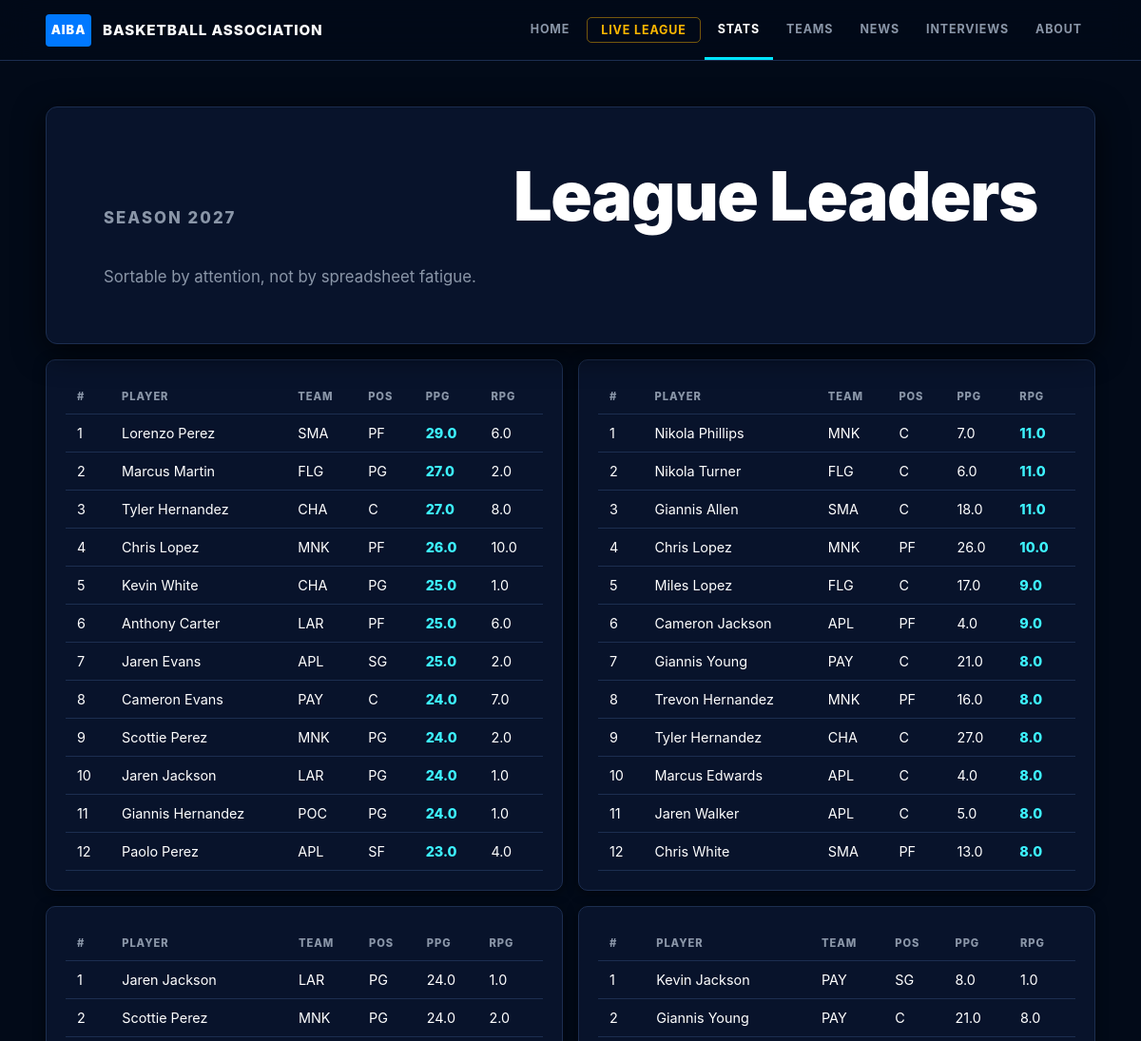
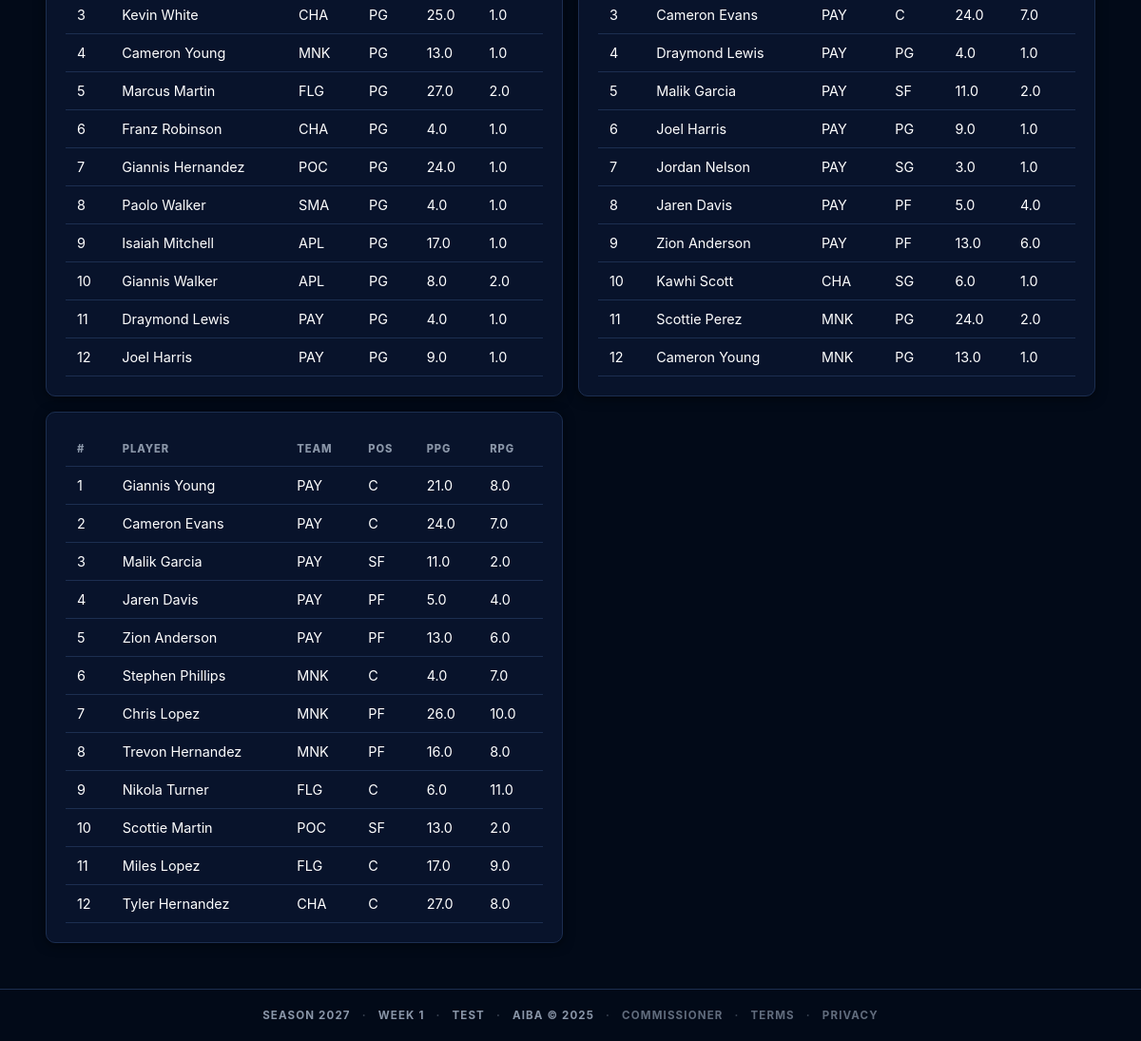
The page /leaders on the database its author committed (2 pictures, top to bottom).
### tables this page shows
CREATE TABLE league_state (
            id           INTEGER PRIMARY KEY,
            current_week INTEGER DEFAULT 1,
            season_year  INTEGER DEFAULT 2025,
            last_updated TEXT
        , mode TEXT DEFAULT 'test', official_started INTEGER DEFAULT 0, phase TEXT DEFAULT 'regular_season', offseason_stage TEXT, offseason_from_season INTEGER);

CREATE TABLE players (
            id           INTEGER PRIMARY KEY,
            team_id      INTEGER NOT NULL REFERENCES teams(id),
            first_name   TEXT NOT NULL,
            last_name    TEXT NOT NULL,
            age          INTEGER NOT NULL,
            position     TEXT NOT NULL,
            skill_rating INTEGER NOT NULL,
            salary       INTEGER NOT NULL
        , status TEXT DEFAULT 'active', retired_season INTEGER);

CREATE TABLE teams (
            id          INTEGER PRIMARY KEY,
            city        TEXT NOT NULL,
            name        TEXT NOT NULL,
            abbreviation TEXT NOT NULL
        , mascot TEXT, colors TEXT, logo_description TEXT, motto TEXT, arena TEXT, team_archetype TEXT, play_style TEXT, reputation TEXT, rivalry TEXT, signature_trait TEXT);

### web_app.py (the view)
@app.route("/leaders")
def leaders():
    def load(conn):
        state = q.get_state(conn)
        if not state:
            return None
        season = state["season_year"]
        return {
            "state": state,
            "ppg": q.stat_leaders(conn, season, limit=12, order_by="ppg"),
            "rpg": q.stat_leaders(conn, season, limit=12, order_by="rpg"),
            "apg": q.stat_leaders(conn, season, limit=12, order_by="apg"),
            "spg": q.stat_leaders(conn, season, limit=12, order_by="spg"),
            "bpg": q.stat_leaders(conn, season, limit=12, order_by="bpg"),
        }
    data = with_conn(load)
    if not data:
        return render_no_league()
    return render_template("leaders.html", **data, active="leaders")

### league/database.py (called while the page is built)
def get_connection():
    conn = sqlite3.connect(DB_PATH)
    conn.row_factory = sqlite3.Row
    conn.execute("PRAGMA foreign_keys = ON")
    return conn

### league/web_queries.py (called while the page is built)
def dicts(rows):
    return [dict(row) for row in rows]

def one(row):
    return dict(row) if row else None

def get_state(conn):
    return one(conn.execute("SELECT * FROM league_state WHERE id = 1").fetchone())

def get_site_chrome(conn):
    return {
        "state": get_state(conn),
        "teams": dicts(conn.execute(
            "SELECT id, city, name, abbreviation FROM teams ORDER BY city"
        ).fetchall()),
    }

### web_app.py (called while the page is built)
def with_conn(callback):
    create_tables()
    conn = get_connection()
    try:
        return callback(conn)
    finally:
        conn.close()

@app.context_processor
def inject_chrome():
    def load():
        return with_conn(q.get_site_chrome)
    try:
        chrome = load()
    except Exception:
        chrome = {"state": None, "teams": []}
    return chrome

### templates/leaders.html (shortened to what this page needs)
{% extends "base.html" %}
{% from "partials.html" import leader_table %}
{% block content %}
<section class="page-hero compact">
  <p class="eyebrow">Season {{ state.season_year }}</p>
  <h1>League Leaders</h1>
  <p>Sortable by attention, not by spreadsheet fatigue.</p>
</section>
<section class="section-grid">
  <div class="panel">{{ leader_table(ppg, stat='ppg') }}</div>
  <div class="panel">{{ leader_table(rpg, stat='rpg') }}</div>
  <div class="panel">{{ leader_table(apg, stat='apg') }}</div>
  <div class="panel">{{ leader_table(spg, stat='spg') }}</div>
  <div class="panel">{{ leader_table(bpg, stat='bpg') }}</div>
</section>
{% endblock %}

### templates/base.html (shortened to what this page needs)
<!doctype html>
<html lang="en">
<head>
  <link rel="stylesheet" href="{{ url_for('static', filename='site.css') }}">
</head>
<body>
  <header class="site-header">
    <a class="brand" href="{{ url_for('home') }}">
      <span class="brand-mark">AIBA</span>
      <span class="brand-copy">Basketball Association</span>
    </a>
    <nav class="nav" aria-label="Primary">
      <a class="{{ 'active' if active == 'home' else '' }}" href="{{ url_for('home') }}">Home</a>
      <a class="nav-cta {{ 'active' if active == 'live_league' else '' }}" href="{{ url_for('live_league') }}">Live League</a>
      <div class="nav-group">
        <a class="{{ 'active' if active in ('standings','scores','leaders') else '' }}" href="{{ url_for('standings') }}">Stats</a>
      </div>
      <div class="nav-group">
        <a class="{{ 'active' if active in ('teams','players') else '' }}" href="{{ url_for('teams') }}">Teams</a>
      </div>
      <a class="{{ 'active' if active == 'news' else '' }}" href="{{ url_for('news') }}">News</a>
      <a class="{{ 'active' if active == 'interviews' else '' }}" href="{{ url_for('interviews') }}">Interviews</a>
      <div class="nav-group">
        <a class="{{ 'active' if active in ('about','contact') else '' }}" href="{{ url_for('about') }}">About</a>
      </div>
    </nav>
  </header>
  <main>
    {% block content %}{% endblock %}
  </main>
  <footer class="footer">
    <span>Season {{ state.season_year if state else "—" }}</span>
    <span>Week {{ state.current_week if state else "—" }}</span>
    <span>{{ state.mode|upper if state else "NO LEAGUE" }}</span>
    <span>AIBA &copy; 2025</span>
    <span><a href="{{ url_for('commissioner') }}" style="color:inherit;opacity:0.7;">Commissioner</a></span>
    <span><a href="{{ url_for('terms') }}" style="color:inherit;opacity:0.7;">Terms</a></span>
    <span><a href="{{ url_for('privacy') }}" style="color:inherit;opacity:0.7;">Privacy</a></span>
  </footer>
</body>
</html>

### templates/partials.html (shortened to what this page needs)
{% macro leader_table(rows, stat='ppg') %}
  <div class="table-wrap">
    <table>
      <thead>
        <tr>
          <th>#</th>
          <th>Player</th>
          <th>Team</th>
          <th>Pos</th>
          <th>PPG</th>
          <th>RPG</th>
          <th>APG</th>
        </tr>
      </thead>
      <tbody>
        {% for row in rows %}
          <tr>
            <td>{{ row.rank }}</td>
            <td><a href="{{ url_for('player_page', player_id=row.id) }}">{{ row.player }}</a></td>
            <td><a href="{{ url_for('team_page', abbr=row.abbreviation) }}">{{ row.abbreviation }}</a></td>
            <td>{{ row.position }}</td>
            <td class="{{ 'stat-focus' if stat == 'ppg' else '' }}">{{ row.ppg or 0 }}</td>
            <td class="{{ 'stat-focus' if stat == 'rpg' else '' }}">{{ row.rpg or 0 }}</td>
            <td class="{{ 'stat-focus' if stat == 'apg' else '' }}">{{ row.apg or 0 }}</td>
          </tr>
        {% else %}
          <tr><td colspan="7">No stat leaders yet.</td></tr>
        {% endfor %}
      </tbody>
    </table>
  </div>
{% endmacro %}

### static/site.css (style rules this page uses)
:root { --bg: #020A18; --surface: #08132B; --surface-2: #0d1c3a; --surface-3: #142444; --border: #1c2e50; --border-bright: #2e4570; --text: #FFFFFF; --muted: #8A96A8; --accent: #00E5FF; --accent-light: #3DF3FF; --accent-glow: rgba(0, 229, 255, 0.15); --blue: #0078FF; --gold: #FFB800; --gold-hover: #CC9400; --gold-light: #FFD166; --gold-glow: rgba(255, 184, 0, 0.25); --silver: #C0C0C0; --green: #22c55e; --red: #ef4444; --shadow: 0 8px 32px rgba(0, 0, 0, 0.7); --shadow-sm: 0 2px 12px rgba(0, 0, 0, 0.5); }
* { box-sizing: border-box; }
html { scroll-behavior: smooth; }
body { margin: 0; background: var(--bg); color: var(--text); font-family: -apple-system, BlinkMacSystemFont, "Segoe UI", Roboto, "Helvetica Neue", Arial, sans-serif; }
a { color: inherit; text-decoration: none; }
.site-header { position: sticky; top: 0; z-index: 100; display: flex; align-items: center; justify-content: space-between; gap: 16px; padding: 0 clamp(16px, 4vw, 48px); height: 64px; background: rgba(2, 10, 24, 0.96); border-bottom: 1px solid var(--border); backdrop-filter: blur(16px); }
.brand { display: flex; align-items: center; gap: 12px; text-decoration: none; flex-shrink: 0; }
.brand-mark { display: inline-flex; align-items: center; justify-content: center; width: 48px; height: 34px; background: var(--blue); color: white; font-size: 0.8rem; font-weight: 900; letter-spacing: 0.08em; border-radius: 4px; }
.brand-copy { font-size: 0.95rem; font-weight: 800; text-transform: uppercase; letter-spacing: 0.06em; color: var(--text); }
.nav { display: flex; align-items: stretch; height: 100%; gap: 0; }
.nav a { display: flex; align-items: center; padding: 0 14px; font-size: 0.78rem; font-weight: 700; text-transform: uppercase; letter-spacing: 0.07em; color: var(--muted); border-bottom: 3px solid transparent; transition: color 0.15s, border-color 0.15s; }
.nav a.active { color: white; border-bottom-color: var(--accent); }
.nav a.nav-cta { color: var(--gold); border: 1px solid rgba(255, 184, 0, 0.45); border-radius: 5px; padding: 5px 14px; margin: auto 4px; }
.nav-group { position: relative; display: flex; align-items: stretch; }
main { width: min(1440px, 100%); margin: 0 auto; padding: clamp(20px, 4vw, 48px); }
.league-hero, .team-hero, .player-hero, .game-hero, .commissioner-hero, .page-hero { position: relative; overflow: hidden; padding: clamp(28px, 5vw, 60px); border: 1px solid var(--border); border-radius: 12px; background: var(--surface); box-shadow: var(--shadow); }
.league-hero, .team-hero, .player-hero, .game-hero, .commissioner-hero, .page-hero { display: grid; grid-template-columns: minmax(0, 1.3fr) auto; gap: 28px; align-items: end; min-height: 240px; }
.eyebrow { margin: 0 0 12px; color: var(--accent); font-size: 0.72rem; font-weight: 800; text-transform: uppercase; letter-spacing: 0.12em; }
h1 { margin: 0; font-size: clamp(2.2rem, 6vw, 5.5rem); font-weight: 900; line-height: 0.92; letter-spacing: -0.02em; color: var(--text); }
p { overflow-wrap: anywhere; }
.league-hero p, .page-hero p, .team-hero p, .player-hero p, .game-hero p, .commissioner-hero p { max-width: 640px; margin: 14px 0 0; color: var(--muted); font-size: 1.05rem; }
.section-grid { display: grid; grid-template-columns: repeat(2, minmax(0, 1fr)); gap: 16px; margin-top: 16px; }
.panel { padding: 20px; border: 1px solid var(--border); background: var(--surface); border-radius: 10px; box-shadow: var(--shadow-sm); }
.table-wrap { overflow-x: auto; }
table { width: 100%; border-collapse: collapse; min-width: 560px; }
th, td { padding: 11px 12px; border-bottom: 1px solid var(--border); text-align: left; white-space: nowrap; }
th { color: var(--muted); font-size: 0.7rem; font-weight: 800; text-transform: uppercase; letter-spacing: 0.08em; }
td { font-size: 0.9rem; }
.stat-focus { color: var(--accent-light); font-weight: 800; }
.footer { display: flex; flex-wrap: wrap; gap: 12px; justify-content: center; align-items: center; padding: 20px 28px; border-top: 1px solid var(--border); color: var(--muted); font-size: 0.72rem; font-weight: 700; text-transform: uppercase; letter-spacing: 0.1em; }
.footer span::before { content: "·"; margin-right: 12px; opacity: 0.4; }
.footer span:first-child::before { display: none; }

### rows shown on the page
league_state: season_year "2027", current_week "1", mode "TEST"
players: rank "1", player "Lorenzo Perez", abbreviation "SMA", position "PF", ppg "29.0", rpg "6.0"
players: rank "2", player "Marcus Martin", abbreviation "FLG", position "PG", ppg "27.0", rpg "2.0", rank "5"
teams: rank "3", player "Tyler Hernandez", abbreviation "CHA", position "C", ppg "27.0", rpg "8.0", rank "9", rank "12"
players: rank "4", player "Chris Lopez", abbreviation "MNK", position "PF", ppg "26.0", rpg "10.0", rank "7"
players: rank "5", player "Kevin White", abbreviation "CHA", position "PG", ppg "25.0", rpg "1.0", rank "3"
players: rank "6", player "Anthony Carter", abbreviation "LAR", position "PF", ppg "25.0", rpg "6.0"
players: rank "7", player "Jaren Evans", abbreviation "APL", position "SG", ppg "25.0", rpg "2.0"
teams: rank "8", player "Cameron Evans", abbreviation "PAY", position "C", ppg "24.0", rpg "7.0", rank "7", player "Giannis Young", ppg "21.0", rpg "8.0", rank "2", rank "3", rank "1"
players: rank "9", player "Scottie Perez", abbreviation "MNK", position "PG", ppg "24.0", rpg "2.0", rank "2", rank "11"
players: rank "10", player "Jaren Jackson", abbreviation "LAR", position "PG", ppg "24.0", rpg "1.0", rank "1"
players: rank "11", player "Giannis Hernandez", abbreviation "POC", position "PG", ppg "24.0", rpg "1.0", rank "7"
players: rank "12", player "Paolo Perez", abbreviation "APL", position "SF", ppg "23.0", rpg "4.0"
teams: rank "1", player "Nikola Phillips", abbreviation "MNK", position "C", ppg "7.0", rpg "11.0", rank "6", player "Stephen Phillips", ppg "4.0", rpg "7.0"
teams: rank "2", player "Nikola Turner", abbreviation "FLG", position "C", ppg "6.0", rpg "11.0", rank "5", player "Miles Lopez", ppg "17.0", rpg "9.0", rank "9", rank "11"
teams: rank "3", player "Giannis Allen", abbreviation "SMA", position "C", ppg "18.0", rpg "11.0"
players: rank "6", player "Cameron Jackson", abbreviation "APL", position "PF", ppg "4.0", rpg "9.0"
players: rank "8", player "Trevon Hernandez", abbreviation "MNK", position "PF", ppg "16.0", rpg "8.0"
teams: rank "10", player "Marcus Edwards", abbreviation "APL", position "C", ppg "4.0", rpg "8.0", rank "11", player "Jaren Walker", ppg "5.0"
players: rank "12", player "Chris White", abbreviation "SMA", position "PF", ppg "13.0", rpg "8.0"
players: rank "4", player "Cameron Young", abbreviation "MNK", position "PG", ppg "13.0", rpg "1.0", rank "12"
players: rank "6", player "Franz Robinson", abbreviation "CHA", position "PG", ppg "4.0", rpg "1.0"
players: rank "8", player "Paolo Walker", abbreviation "SMA", position "PG", ppg "4.0", rpg "1.0"
players: rank "9", player "Isaiah Mitchell", abbreviation "APL", position "PG", ppg "17.0", rpg "1.0"
players: rank "10", player "Giannis Walker", abbreviation "APL", position "PG", ppg "8.0", rpg "2.0"
players: rank "11", player "Draymond Lewis", abbreviation "PAY", position "PG", ppg "4.0", rpg "1.0", rank "4"
players: rank "12", player "Joel Harris", abbreviation "PAY", position "PG", ppg "9.0", rpg "1.0", rank "6"
players: rank "1", player "Kevin Jackson", abbreviation "PAY", position "SG", ppg "8.0", rpg "1.0"
players: rank "5", player "Malik Garcia", abbreviation "PAY", position "SF", ppg "11.0", rpg "2.0", rank "3"
players: rank "7", player "Jordan Nelson", abbreviation "PAY", position "SG", ppg "3.0", rpg "1.0"
players: rank "8", player "Jaren Davis", abbreviation "PAY", position "PF", ppg "5.0", rpg "4.0", rank "4"
players: rank "9", player "Zion Anderson", abbreviation "PAY", position "PF", ppg "13.0", rpg "6.0", rank "5"
players: rank "10", player "Kawhi Scott", abbreviation "CHA", position "SG", ppg "6.0", rpg "1.0"
players: rank "10", player "Scottie Martin", abbreviation "POC", position "SF", ppg "13.0", rpg "2.0"
